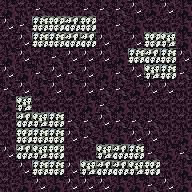

Tiled map render using the project's own tile images. Description and the whole map definition, tile-layer contents included, below:
An orthogonal 12x12 tile map with 16x16 px tiles, 1 tile layer (tile) and 40 objects.

<map version="1.0" tiledversion="1.1.2" orientation="orthogonal" renderorder="right-down" width="12" height="12" tilewidth="16" tileheight="16" infinite="0" nextobjectid="79">
 <tileset firstgid="1" source="tileset.tsx" />
 <layer name="tile" width="12" height="12">
  <data encoding="csv">
40,41,39,41,41,39,39,39,38,40,38,40,
38,39,35,34,36,34,41,39,40,41,41,40,
41,38,35,35,36,36,38,41,38,34,37,40,
40,38,41,39,38,38,38,40,35,36,35,38,
38,40,39,38,39,38,40,39,38,37,35,39,
39,38,40,38,40,38,39,39,40,38,38,41,
40,37,41,41,41,40,39,40,41,41,41,41,
41,36,37,35,39,39,38,39,39,39,41,41,
41,34,35,35,38,39,40,40,38,38,41,40,
38,36,37,34,41,41,37,36,35,39,40,39,
41,38,35,35,38,37,36,36,37,34,41,40,
41,40,38,40,38,38,38,40,40,39,38,40
</data>
 </layer>
 <objectgroup name="furniture">
  <object id="39" gid="31" x="80" y="96" width="16" height="16" />
  <object id="40" gid="32" x="96" y="96" width="16" height="16" />
  <object id="41" gid="47" x="80" y="112" width="16" height="16" />
  <object id="42" gid="48" x="96" y="112" width="16" height="16" />
  <object id="43" gid="65" x="64" y="64" width="16" height="16" />
  <object id="44" gid="65" x="144" y="128" width="16" height="16" />
  <object id="45" gid="65" x="144" y="96" width="16" height="16" />
  <object id="46" gid="65" x="32" y="96" width="16" height="16" />
  <object id="47" gid="65" x="80" y="144" width="16" height="16" />
  <object id="48" gid="65" x="64" y="160" width="16" height="16" />
  <object id="49" gid="65" x="128" y="112" width="16" height="16" />
  <object id="50" gid="65" x="112" y="32" width="16" height="16" />
  <object id="51" gid="91" x="112" y="64" width="16" height="16" />
  <object id="52" gid="91" x="128" y="48" width="16" height="16" />
  <object id="53" gid="91" x="128" y="80" width="16" height="16" />
  <object id="54" gid="91" x="96" y="144" width="16" height="16" />
  <object id="55" gid="91" x="128" y="144" width="16" height="16" />
  <object id="56" gid="91" x="144" y="160" width="16" height="16" />
  <object id="57" gid="91" x="32" y="112" width="16" height="16" />
  <object id="58" gid="74" x="48" y="112" width="16" height="16" />
  <object id="59" gid="74" x="48" y="80" width="16" height="16" />
  <object id="60" gid="74" x="16" y="48" width="16" height="16" />
  <object id="61" gid="74" x="128" y="32" width="16" height="16" />
  <object id="62" gid="74" x="96" y="48" width="16" height="16" />
  <object id="63" gid="74" x="128" y="96" width="16" height="16" />
  <object id="64" gid="74" x="80" y="80" width="16" height="16" />
  <object id="65" gid="74" x="80" y="160" width="16" height="16" />
  <object id="66" gid="74" x="160" y="144" width="16" height="16" />
  <object id="67" gid="92" x="144" y="112" width="16" height="16" />
  <object id="68" gid="92" x="48" y="64" width="16" height="16" />
  <object id="69" gid="92" x="16" y="96" width="16" height="16" />
  <object id="70" gid="92" x="112" y="48" width="16" height="16" />
  <object id="71" gid="92" x="112" y="144" width="16" height="16" />
  <object id="72" gid="92" x="80" y="112" width="16" height="16" />
  <object id="73" gid="91" x="160" y="176" width="16" height="16" />
  <object id="74" gid="91" x="16" y="32" width="16" height="16" />
 </objectgroup>
 <objectgroup name="creature">
  <object id="75" gid="225" x="112" y="96" width="16" height="16">
   <properties>
    <property name="probability" value="100" />
   </properties>
  </object>
  <object id="76" gid="241" x="64" y="96" width="16" height="16" />
  <object id="77" gid="241" x="80" y="128" width="16" height="16" />
  <object id="78" gid="226" x="96" y="80" width="16" height="16">
   <properties>
    <property name="probability" value="100" />
   </properties>
  </object>
 </objectgroup>
 <objectgroup name="description" />
</map>
